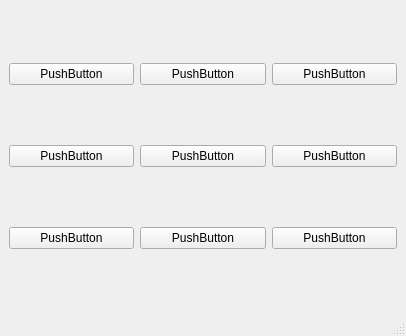
<?xml version="1.0" encoding="UTF-8"?>
<ui version="4.0">
 <class>MainWindow</class>
 <widget class="QMainWindow" name="MainWindow">
  <property name="geometry">
   <rect>
    <x>0</x>
    <y>0</y>
    <width>406</width>
    <height>336</height>
   </rect>
  </property>
  <property name="windowTitle">
   <string>Tic Tac Toe</string>
  </property>
  <widget class="QWidget" name="centralwidget">
   <layout class="QGridLayout" name="gridLayout">
    <item row="0" column="1">
     <widget class="ClickField" name="pushButton_2">
      <property name="text">
       <string>PushButton</string>
      </property>
     </widget>
    </item>
    <item row="0" column="0">
     <widget class="ClickField" name="pushButton_1">
      <property name="text">
       <string>PushButton</string>
      </property>
     </widget>
    </item>
    <item row="1" column="2">
     <widget class="ClickField" name="pushButton_6">
      <property name="text">
       <string>PushButton</string>
      </property>
     </widget>
    </item>
    <item row="1" column="1">
     <widget class="ClickField" name="pushButton_5">
      <property name="text">
       <string>PushButton</string>
      </property>
     </widget>
    </item>
    <item row="1" column="0">
     <widget class="ClickField" name="pushButton_4">
      <property name="text">
       <string>PushButton</string>
      </property>
     </widget>
    </item>
    <item row="0" column="2">
     <widget class="ClickField" name="pushButton_3">
      <property name="text">
       <string>PushButton</string>
      </property>
     </widget>
    </item>
    <item row="2" column="0">
     <widget class="ClickField" name="pushButton_7">
      <property name="text">
       <string>PushButton</string>
      </property>
     </widget>
    </item>
    <item row="2" column="1">
     <widget class="ClickField" name="pushButton_8">
      <property name="text">
       <string>PushButton</string>
      </property>
     </widget>
    </item>
    <item row="2" column="2">
     <widget class="ClickField" name="pushButton_9">
      <property name="text">
       <string>PushButton</string>
      </property>
     </widget>
    </item>
   </layout>
  </widget>
  <widget class="QMenuBar" name="menubar">
   <property name="geometry">
    <rect>
     <x>0</x>
     <y>0</y>
     <width>406</width>
     <height>22</height>
    </rect>
   </property>
  </widget>
  <widget class="QStatusBar" name="statusbar"/>
 </widget>
 <customwidgets>
  <customwidget>
   <class>ClickField</class>
   <extends>QPushButton</extends>
   <header>clickfield.h</header>
  </customwidget>
 </customwidgets>
 <resources/>
 <connections/>
</ui>
